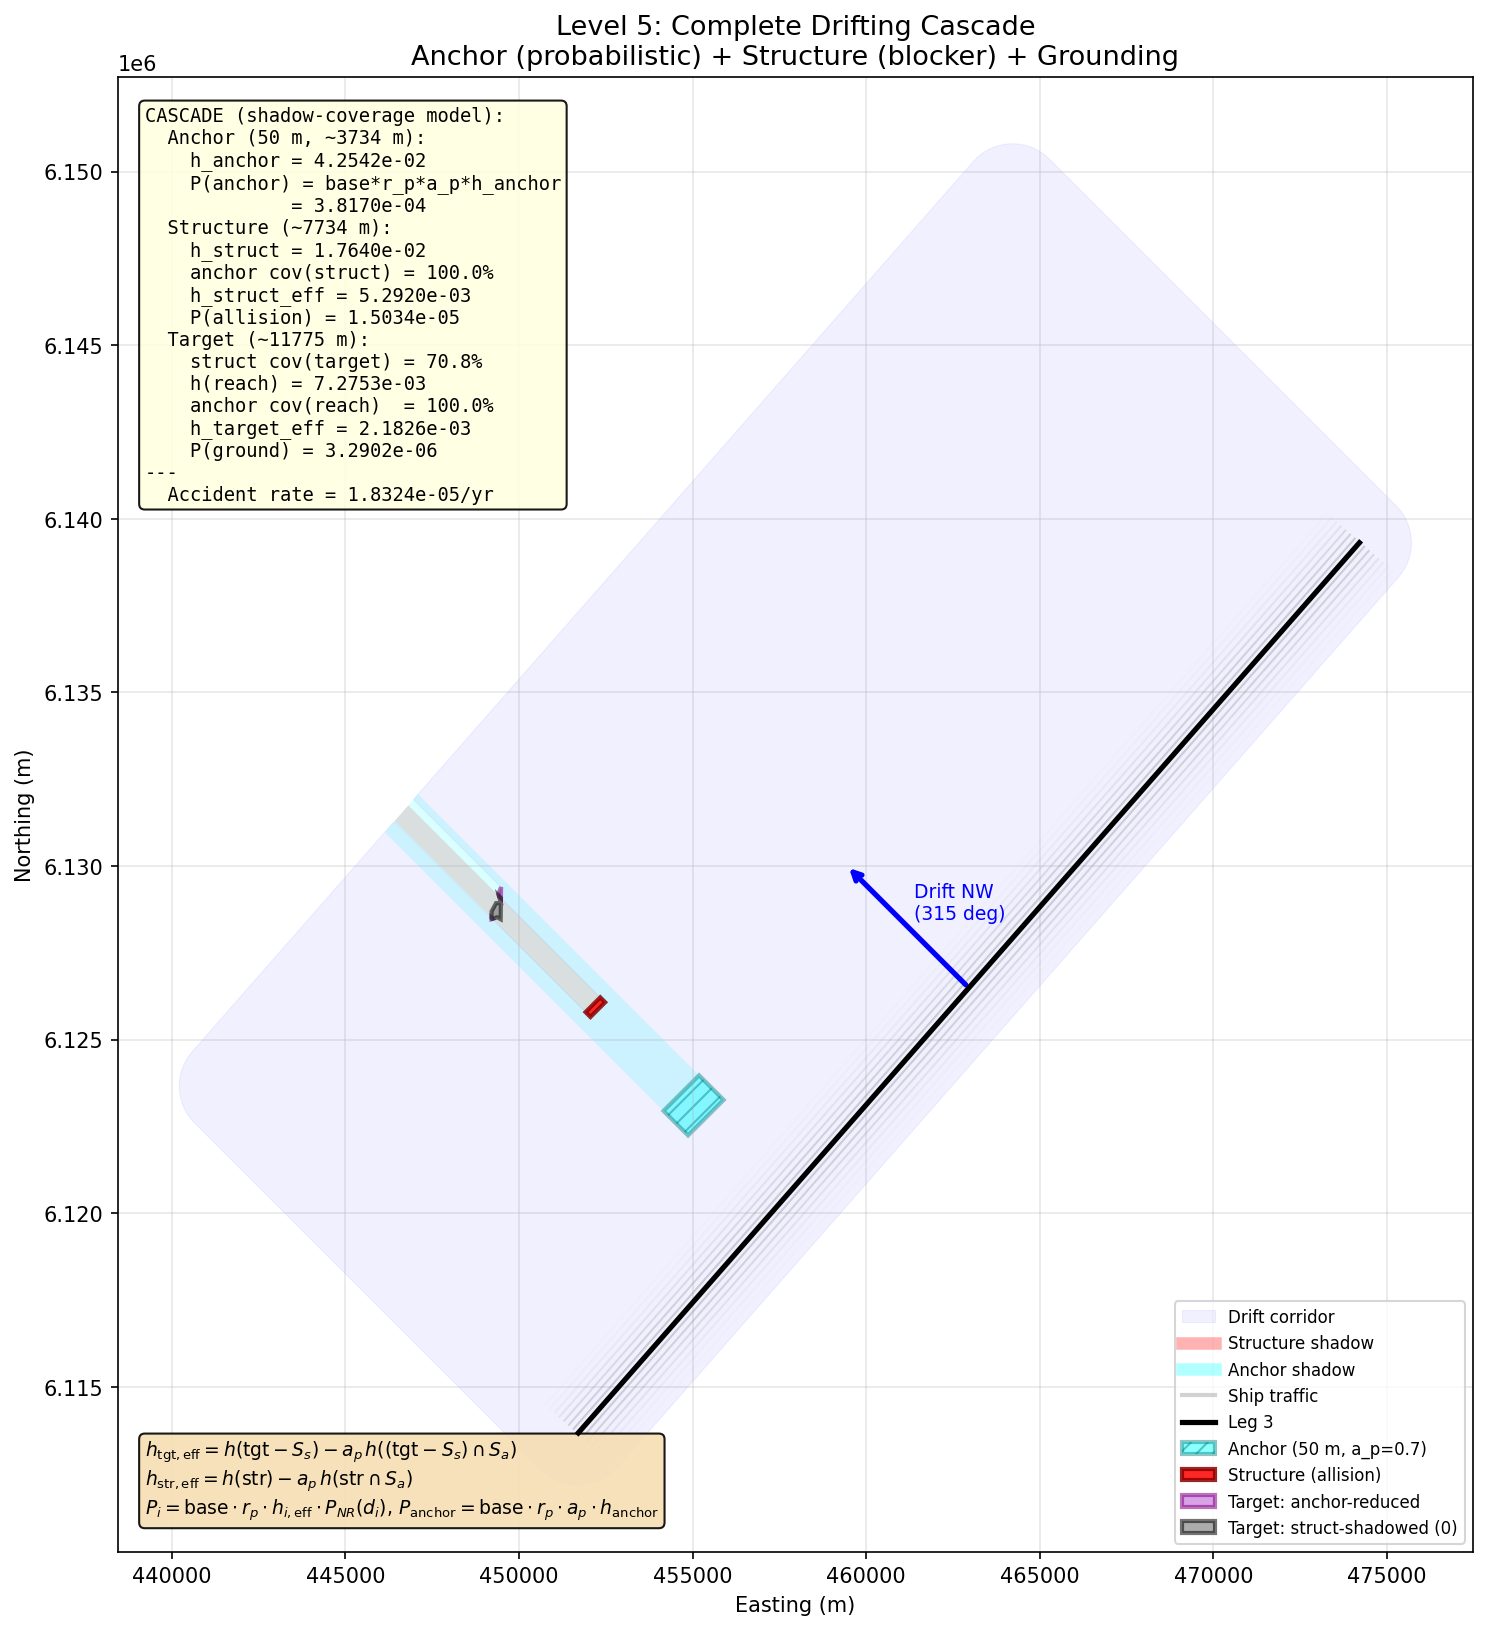

Write the Python code that produced this figure.
"""
Level 5: Complete Drifting Cascade -- Anchoring + Allision + Grounding
======================================================================

The complete OMRAT drifting calculation with three obstacle types in the
drift path:

    - Anchoring polygon (50 m depth)      -- probabilistic, a_p success
    - Allision structure (wind turbine)    -- geometric blocker (terminates)
    - Grounding polygon (12 m depth)       -- terminates on the rays it
                                              intercepts

Each obstacle contributes to the risk total based on the CORRECT combined
shadow-coverage formulation (no multiplicative ``remaining`` cascade).

Mathematical formulation
------------------------
Let

    h(X)      = analytical probability hole of region X
    shadow(P) = quad-sweep shadow polygon of P along the drift direction
    a_p       = anchoring success probability

Define the blocker shadow (from the structure):

    X_target_reachable = target - shadow(structure)

Define the anchor coverage over the reachable target:

    X_target_anchored  = X_target_reachable intersected with shadow(anchor)

Effective holes:

    h_target_eff  = h(X_target_reachable) - a_p * h(X_target_anchored)
    h_struct_eff  = h(struct) - a_p * h(struct intersected with shadow(anchor))
    h_anchor_eff  = h(anchor)          (anchoring is unconditional -- all ships
                                        that drift through the anchor polygon
                                        are counted)

Probability contributions:

    P(anchor)    = base * r_p * a_p * h_anchor_eff
    P(allision)  = base * r_p * h_struct_eff * P_NR(d_struct)
    P(ground)    = base * r_p * h_target_eff * P_NR(d_target)

The total accident rate is P(allision) + P(ground); P(anchor) is shown
separately since those ships are saved.

Setup
-----
    - Leg 3 (same as L1-L4)
    - Target grounding polygon BD5A4C46 (12 m, 8-vertex shape)
    - Anchoring polygon (50 m) placed upstream, wider than target
    - Allision structure (100 m x 100 m) placed between leg and target
      directly in front of the target on the cross-drift axis
    - anchor_p = 0.70, anchor_d = 7.0, draught = 14.27 m
    - Drift NW (315 deg)

The structure directly blocks part of the target; the anchor reduces the
remaining target rays by the a_p * coverage factor.
"""

import sys
import os
sys.path.insert(0, os.path.abspath(os.path.join(os.path.dirname(__file__), '..', '..')))

import numpy as np
import matplotlib.pyplot as plt
from shapely.geometry import LineString, Polygon, Point, box, MultiPolygon
from shapely.affinity import translate as _translate
from shapely.ops import unary_union as _unary_union
from scipy import stats
import pyproj

from drifting.engine import (
    LegState, DriftConfig,
    compass_to_math_deg,
    build_directional_corridor,
    directional_distance_to_point_from_offset_leg,
)
from compute.basic_equations import get_not_repaired
from geometries.analytical_probability import (
    compute_probability_analytical,
    _extract_polygon_rings,
)


# =============================================================================
# 1. GEOMETRY (same leg + target as levels 1-4)
# =============================================================================

proj_wgs84 = pyproj.CRS("EPSG:4326")
proj_utm = pyproj.CRS("EPSG:32633")
transformer = pyproj.Transformer.from_crs(proj_wgs84, proj_utm, always_xy=True)

def to_utm(lon, lat):
    return transformer.transform(lon, lat)

leg3_start = to_utm(14.24187, 55.16728)
leg3_end = to_utm(14.59271, 55.39937)
leg3_line = LineString([leg3_start, leg3_end])

target_vertices_lonlat = [
    (14.20417, 55.30833),
    (14.20300, 55.30650),
    (14.20417, 55.30417),
    (14.20200, 55.30417),
    (14.20000, 55.30200),
    (14.20000, 55.30000),
    (14.20250, 55.30050),
    (14.20417, 55.30000),
    (14.20417, 55.30833),
]
target_utm = [to_utm(lon, lat) for lon, lat in target_vertices_lonlat]
target_polygon = Polygon(target_utm)

# =============================================================================
# 2. PARAMETERS
# =============================================================================

ship_draught = 14.27
ship_speed_kts = 12.5
ship_freq = 610
drift_speed_kts = 1.94
drift_speed_ms = drift_speed_kts * 1852 / 3600
blackout_rate = 1.0
blackout_per_hour = blackout_rate / (365.25 * 24)
rose_prob = 1.0 / 8.0
lateral_sigma = 500.0
reach_distance = 50000.0
drift_direction = 315

anchor_p = 0.70
anchor_d = 7.0
anchor_depth = 50.0
polygon_depth = 12.0
struct_height = 20.0

repair_data = {'use_lognormal': 1, 'std': 1.0, 'loc': 0.0, 'scale': 1.0}

cfg = DriftConfig(reach_distance_m=reach_distance, corridor_sigma_multiplier=3.0)
leg_state = LegState(leg_id="LEG_3", line=leg3_line,
                      mean_offset_m=0.0, lateral_sigma_m=lateral_sigma)

math_deg = compass_to_math_deg(drift_direction)
angle_rad = np.radians(math_deg)
drift_vec_unit = np.array([np.cos(angle_rad), np.sin(angle_rad)])
cross_drift_vec = np.array([-drift_vec_unit[1], drift_vec_unit[0]])
drift_ux, drift_uy = drift_vec_unit[0], drift_vec_unit[1]

print("=" * 80)
print("LEVEL 5: Complete Cascade -- Anchoring + Allision + Grounding")
print("=" * 80)
print()
print("PARAMETERS:")
print(f"  Leg length L            = {leg3_line.length:.1f} m")
print(f"  Ship speed V            = {ship_speed_kts} kts")
print(f"  Frequency f             = {ship_freq} ships/year")
print(f"  Drift speed V_drift     = {drift_speed_kts} kts ({drift_speed_ms:.3f} m/s)")
print(f"  Blackout rate lambda_bo = {blackout_rate}/year ({blackout_per_hour:.4e}/hour)")
print(f"  Rose probability r_p    = {rose_prob:.4f}")
print(f"  Lateral sigma           = {lateral_sigma} m")
print(f"  Ship draught            = {ship_draught} m")
print(f"  anchor_p, anchor_d      = {anchor_p}, {anchor_d}")
print(f"  Drift direction         = {drift_direction} deg compass ({math_deg:.0f} deg math)")
print()

# =============================================================================
# 3. HOLE AND SHADOW HELPERS
# =============================================================================

leg_coords = np.array(leg3_line.coords)
leg_start_np = leg_coords[0]
leg_vec = leg_coords[-1] - leg_coords[0]
leg_len = leg3_line.length
leg_dir = leg_vec / leg_len
perp_dir = np.array([-leg_dir[1], leg_dir[0]])
lateral_dist = stats.norm(0, lateral_sigma)
lateral_range = 5.0 * lateral_sigma

def compute_hole(geom):
    if geom is None or geom.is_empty:
        return 0.0
    rings = _extract_polygon_rings(geom)
    if not rings:
        return 0.0
    return compute_probability_analytical(
        leg_start=leg_start_np, leg_vec=leg_vec, perp_dir=perp_dir,
        drift_vec=drift_vec_unit, distance=reach_distance,
        lateral_range=lateral_range, polygon_rings=rings,
        dists=[lateral_dist], weights=np.array([1.0]), n_slices=400,
    )

def build_quad_shadow(poly, extrude_length):
    far = _translate(poly, xoff=drift_ux * extrude_length,
                     yoff=drift_uy * extrude_length)
    orig = list(poly.exterior.coords)[:-1]
    far_c = list(far.exterior.coords)[:-1]
    quads = []
    for qi in range(len(orig)):
        qj = (qi + 1) % len(orig)
        q = Polygon([orig[qi], orig[qj], far_c[qj], far_c[qi]])
        if q.is_valid and q.area > 0:
            quads.append(q)
    return _unary_union([poly, far] + quads)

def directional_distance_mean(poly):
    verts = list(poly.exterior.coords)[:-1]
    ds = [directional_distance_to_point_from_offset_leg(
              leg_state, drift_direction, Point(v))
          for v in verts]
    ds = [d for d in ds if d is not None]
    return float(np.mean(ds)) if ds else 0.0

# =============================================================================
# 4. TARGET STATS
# =============================================================================

target_hole = compute_hole(target_polygon)
d_target = directional_distance_mean(target_polygon)
p_nr_target = get_not_repaired(repair_data, drift_speed_ms, d_target)

hours_present = (leg_len / (ship_speed_kts * 1852)) * ship_freq
base = hours_present * blackout_per_hour
extrude_len = d_target + 5000.0

P_target_baseline = base * rose_prob * target_hole * p_nr_target

print("TARGET POLYGON (no other obstacles):")
print(f"  h_target       = {target_hole:.6e}")
print(f"  d_target       = {d_target:.1f} m")
print(f"  P_NR(d_target) = {p_nr_target:.6e}")
print(f"  base           = L/(V*1852) * f * blackout_per_hour = {base:.6e}")
print(f"  Baseline P(target) = {P_target_baseline:.6e}")
print()

# =============================================================================
# 5. PLACE ANCHOR AND STRUCTURE ON THE DRIFT AXIS
# =============================================================================

target_centroid = np.array([target_polygon.centroid.x, target_polygon.centroid.y])

# Target cross-drift bounds (for sizing anchor to fully cover target)
target_verts = list(target_polygon.exterior.coords)[:-1]
target_cd = [np.dot(np.array(p), cross_drift_vec) for p in target_verts]
target_cd_lo, target_cd_hi = min(target_cd), max(target_cd)
target_cd_width = target_cd_hi - target_cd_lo

# Anchor (50 m depth): 8 km upstream, wider than target to give 100% coverage
anchor_center = target_centroid - 8000.0 * drift_vec_unit
anchor_half_cross = 0.5 * target_cd_width + 300.0
anchor_half_along = 500.0
def _rect(center, half_cross, half_along):
    cx = half_cross * cross_drift_vec
    ay = half_along * drift_vec_unit
    return Polygon([tuple(center - cx - ay),
                    tuple(center + cx - ay),
                    tuple(center + cx + ay),
                    tuple(center - cx + ay),
                    tuple(center - cx - ay)])
anchor_polygon = _rect(anchor_center, anchor_half_cross, anchor_half_along)

# Structure (allision hazard): 4 km upstream of target, placed directly in
# front of the target on the cross-drift axis.  We size it so the shadow
# visibly intercepts a meaningful fraction of the target -- 300 m half-width
# cross-drift x 100 m half-length along-drift (e.g. a large platform or a
# short cluster of turbine foundations).
struct_center = target_centroid - 4000.0 * drift_vec_unit
struct_half_cross = 300.0
struct_half_along = 100.0
struct_polygon = _rect(struct_center, struct_half_cross, struct_half_along)

# =============================================================================
# 6. HOLES AND DISTANCES FOR EACH OBSTACLE
# =============================================================================

h_anchor = compute_hole(anchor_polygon)
h_struct = compute_hole(struct_polygon)
d_anchor = directional_distance_mean(anchor_polygon)
d_struct = directional_distance_mean(struct_polygon)
p_nr_struct = get_not_repaired(repair_data, drift_speed_ms, d_struct)

print("OBSTACLES:")
print("-" * 80)
print(f"  Anchor   (50 m, anchoring) : h = {h_anchor:.6e}, d = {d_anchor:.1f} m")
print(f"  Struct   (allision)         : h = {h_struct:.6e}, d = {d_struct:.1f} m")
print(f"  Target   (12 m, grounding)  : h = {target_hole:.6e}, d = {d_target:.1f} m")
print()

# =============================================================================
# 7. SHADOW POLYGONS AND COMBINED COVERAGE
# =============================================================================

shadow_struct = build_quad_shadow(struct_polygon, extrude_len)
shadow_anchor = build_quad_shadow(anchor_polygon, extrude_len)

# Target reachable after structure (drop structure-shadowed part entirely)
target_reachable = target_polygon.difference(shadow_struct)
h_target_reach = compute_hole(target_reachable)

# Of the reachable target, how much falls inside the anchor shadow?
target_reach_in_anchor = target_reachable.intersection(shadow_anchor)
h_target_reach_in_anchor = compute_hole(target_reach_in_anchor)

# Effective holes
h_target_eff = h_target_reach - anchor_p * h_target_reach_in_anchor

# Struct effective hole: reduce by a_p * fraction of struct rays passing
# through the anchor shadow
struct_in_anchor = struct_polygon.intersection(shadow_anchor)
h_struct_in_anchor = compute_hole(struct_in_anchor)
h_struct_eff = h_struct - anchor_p * h_struct_in_anchor

print("SHADOW COVERAGES:")
print("-" * 80)
cov_struct_on_target = (target_hole - h_target_reach) / target_hole if target_hole > 0 else 0.0
cov_anchor_on_reach = (h_target_reach_in_anchor / h_target_reach) if h_target_reach > 0 else 0.0
cov_anchor_on_struct = (h_struct_in_anchor / h_struct) if h_struct > 0 else 0.0
print(f"  Structure shadow covers {cov_struct_on_target*100:.1f}% of target hole (removed entirely)")
print(f"  Anchor shadow covers {cov_anchor_on_reach*100:.1f}% of REACHABLE target hole "
      f"(reduced by factor a_p = {anchor_p})")
print(f"  Anchor shadow covers {cov_anchor_on_struct*100:.1f}% of structure hole "
      f"(reduced by factor a_p)")
print()

# =============================================================================
# 8. PROBABILITIES
# =============================================================================

P_anchor = base * rose_prob * anchor_p * h_anchor
P_struct = base * rose_prob * h_struct_eff * p_nr_struct
P_ground = base * rose_prob * h_target_eff * p_nr_target

print("PROBABILITY CALCULATIONS:")
print("-" * 80)
print(f"  P(anchor)  = base * r_p * a_p * h_anchor")
print(f"             = {base:.4e} * {rose_prob} * {anchor_p} * {h_anchor:.4e}")
print(f"             = {P_anchor:.6e}")
print()
print(f"  h_struct_eff = h_struct - a_p * h(struct ^ shadow_anchor)")
print(f"              = {h_struct:.4e} - {anchor_p} * {h_struct_in_anchor:.4e}")
print(f"              = {h_struct_eff:.6e}")
print(f"  P(allision) = base * r_p * h_struct_eff * P_NR(d_struct)")
print(f"              = {base:.4e} * {rose_prob} * {h_struct_eff:.4e} * {p_nr_struct:.4e}")
print(f"              = {P_struct:.6e}")
print()
print(f"  h_target_eff = h(target - shadow_struct) - a_p * h((target - shadow_struct) ^ shadow_anchor)")
print(f"               = {h_target_reach:.4e} - {anchor_p} * {h_target_reach_in_anchor:.4e}")
print(f"               = {h_target_eff:.6e}")
print(f"  P(ground)   = base * r_p * h_target_eff * P_NR(d_target)")
print(f"              = {base:.4e} * {rose_prob} * {h_target_eff:.4e} * {p_nr_target:.4e}")
print(f"              = {P_ground:.6e}")
print()

total_accident = P_struct + P_ground
print(f"  Accident rate = P(allision) + P(ground) = {total_accident:.6e}/year")
print(f"  P(anchor)                               = {P_anchor:.6e}/year")
print()

# =============================================================================
# 9. COMPARISON SCENARIOS
# =============================================================================

def run(include_anchor, include_struct):
    """Compute P(anchor), P(allision), P(ground) for a given set of obstacles."""
    sh_s = shadow_struct if include_struct else Polygon()
    sh_a = shadow_anchor if include_anchor else Polygon()
    a_eff = anchor_p if include_anchor else 0.0

    tr = target_polygon.difference(sh_s)
    h_tr = compute_hole(tr)
    h_tr_anch = compute_hole(tr.intersection(sh_a))
    h_tgt_eff = h_tr - a_eff * h_tr_anch
    P_tgt = base * rose_prob * h_tgt_eff * p_nr_target

    if include_struct:
        h_struct_in_a = compute_hole(struct_polygon.intersection(sh_a))
        h_str_eff = h_struct - a_eff * h_struct_in_a
        P_str = base * rose_prob * h_str_eff * p_nr_struct
    else:
        P_str = 0.0

    P_anc = base * rose_prob * a_eff * h_anchor if include_anchor else 0.0
    return P_anc, P_str, P_tgt

print("COMPARISON SCENARIOS:")
print("-" * 80)
print(f"  {'scenario':<32} {'P(anchor)':>12} {'P(allision)':>12} {'P(ground)':>12} {'Accident':>12}")
for name, a, s in [
    ("target only",              False, False),
    ("target + anchor",          True,  False),
    ("target + structure",       False, True),
    ("target + anchor + struct", True,  True),
]:
    pa, ps, pg = run(a, s)
    print(f"  {name:<32} {pa:>12.4e} {ps:>12.4e} {pg:>12.4e} {ps+pg:>12.4e}")
print()

# =============================================================================
# 10. FIGURE
# =============================================================================

fig, ax = plt.subplots(1, 1, figsize=(14, 11))

def draw_geom(ax_obj, geom, alpha, fc, ec, lw, label=None):
    if geom is None or geom.is_empty:
        return
    if geom.geom_type == 'Polygon':
        ax_obj.fill(*geom.exterior.xy, alpha=alpha, fc=fc, ec=ec, lw=lw, label=label)
        for interior in geom.interiors:
            ax_obj.fill(*interior.xy, fc='white', ec='darkred', lw=1)
    elif geom.geom_type == 'MultiPolygon':
        first = True
        for g in geom.geoms:
            ax_obj.fill(*g.exterior.xy, alpha=alpha, fc=fc, ec=ec, lw=lw,
                        label=label if first else None)
            for interior in g.interiors:
                ax_obj.fill(*interior.xy, fc='white', ec='darkred', lw=1)
            first = False

cfg_disp = DriftConfig(reach_distance_m=1.2 * d_target, corridor_sigma_multiplier=3.0)
corridor_display = build_directional_corridor(leg_state, drift_direction, cfg_disp)

# Corridor minus target (show target polygon as a hole) and minus struct
corridor_with_holes = corridor_display.difference(
    _unary_union([build_quad_shadow(target_polygon, extrude_len), shadow_struct]))
draw_geom(ax, corridor_with_holes, 0.06, 'blue', 'blue', 0.5, 'Drift corridor')

# Structure shadow (visible band)
struct_shadow_visible = corridor_display.intersection(shadow_struct).difference(struct_polygon)
draw_geom(ax, struct_shadow_visible, 0.15, 'red', 'none', 0)
if not struct_shadow_visible.is_empty:
    ax.plot([], [], color='red', lw=6, alpha=0.3, label='Structure shadow')

# Anchor shadow (visible band)
anchor_shadow_visible = corridor_display.intersection(shadow_anchor).difference(anchor_polygon)
draw_geom(ax, anchor_shadow_visible, 0.15, 'cyan', 'none', 0)
if not anchor_shadow_visible.is_empty:
    ax.plot([], [], color='cyan', lw=6, alpha=0.3, label='Anchor shadow')

# Traffic
n_lines = 15
max_offset = 2.5 * lateral_sigma
offsets = np.linspace(-max_offset, max_offset, n_lines)
weights = stats.norm(0, lateral_sigma).pdf(offsets)
weights = weights / weights.max()
for off, w in zip(offsets, weights):
    shifted = leg3_line.parallel_offset(off, 'left')
    if shifted.geom_type == 'LineString' and not shifted.is_empty:
        ax.plot(*shifted.xy, color='gray', lw=1, alpha=float(w) * 0.35, zorder=3)
ax.plot([], [], color='gray', lw=2, alpha=0.35, label='Ship traffic')

# Leg
ax.plot(*leg3_line.xy, 'k-', linewidth=2.5, label='Leg 3', zorder=5)

# Anchor polygon
anchor_in_corr = corridor_display.intersection(anchor_polygon)
if not anchor_in_corr.is_empty:
    if anchor_in_corr.geom_type == 'Polygon':
        ax.fill(*anchor_in_corr.exterior.xy, alpha=0.45, fc='cyan', ec='teal',
                lw=2, hatch='///', label=f'Anchor (50 m, a_p={anchor_p})')
    else:
        first = True
        for g in anchor_in_corr.geoms:
            ax.fill(*g.exterior.xy, alpha=0.45, fc='cyan', ec='teal', lw=2, hatch='///',
                    label=(f'Anchor (50 m, a_p={anchor_p})' if first else None))
            first = False

# Structure
sx = [c[0] for c in struct_polygon.exterior.coords]
sy = [c[1] for c in struct_polygon.exterior.coords]
ax.fill(sx, sy, alpha=0.85, fc='red', ec='darkred', lw=2, label='Structure (allision)', zorder=7)

# Target: split unshadowed / struct-shadowed / anchor-shadowed-but-reachable
target_reach_not_anchor = target_reachable.difference(shadow_anchor)
target_reach_in_anchor_geom = target_reachable.intersection(shadow_anchor)
target_struct_shadowed = target_polygon.intersection(shadow_struct)
draw_geom(ax, target_reach_not_anchor, 0.55, 'brown', 'darkred', 2,
          'Target: fully reachable')
draw_geom(ax, target_reach_in_anchor_geom, 0.55, 'mediumorchid', 'purple', 2,
          'Target: anchor-reduced')
draw_geom(ax, target_struct_shadowed, 0.55, 'dimgray', 'black', 2,
          'Target: struct-shadowed (0)')

# Drift arrow
center = leg3_line.centroid
dx = 5000 * drift_ux
dy = 5000 * drift_uy
ax.annotate('', xy=(center.x + dx, center.y + dy),
            xytext=(center.x, center.y),
            arrowprops=dict(arrowstyle='->', color='blue', lw=2.5))
ax.text(center.x + dx * 0.5 + 200, center.y + dy * 0.5 + 200,
        f'Drift NW\n(315 deg)', color='blue', fontsize=9)

# Text box with the full breakdown
cascade_text = (
    "CASCADE (shadow-coverage model):\n"
    f"  Anchor (50 m, ~{d_anchor:.0f} m):\n"
    f"    h_anchor = {h_anchor:.4e}\n"
    f"    P(anchor) = base*r_p*a_p*h_anchor\n"
    f"             = {P_anchor:.4e}\n"
    f"  Structure (~{d_struct:.0f} m):\n"
    f"    h_struct = {h_struct:.4e}\n"
    f"    anchor cov(struct) = {cov_anchor_on_struct*100:.1f}%\n"
    f"    h_struct_eff = {h_struct_eff:.4e}\n"
    f"    P(allision) = {P_struct:.4e}\n"
    f"  Target (~{d_target:.0f} m):\n"
    f"    struct cov(target) = {cov_struct_on_target*100:.1f}%\n"
    f"    h(reach) = {h_target_reach:.4e}\n"
    f"    anchor cov(reach)  = {cov_anchor_on_reach*100:.1f}%\n"
    f"    h_target_eff = {h_target_eff:.4e}\n"
    f"    P(ground) = {P_ground:.4e}\n"
    f"---\n"
    f"  Accident rate = {total_accident:.4e}/yr"
)
ax.text(0.02, 0.98, cascade_text, transform=ax.transAxes, fontsize=9,
        verticalalignment='top', family='monospace',
        bbox=dict(boxstyle='round', fc='lightyellow', alpha=0.9))

formula = (
    r"$h_{\mathrm{tgt,eff}} = h(\mathrm{tgt} - S_s) - a_p\, h((\mathrm{tgt} - S_s)\cap S_a)$"
    "\n"
    r"$h_{\mathrm{str,eff}} = h(\mathrm{str}) - a_p\, h(\mathrm{str}\cap S_a)$"
    "\n"
    r"$P_i = \mathrm{base}\cdot r_p\cdot h_{i,\mathrm{eff}}\cdot P_{NR}(d_i)$, "
    r"$P_{\mathrm{anchor}} = \mathrm{base}\cdot r_p\cdot a_p\cdot h_{\mathrm{anchor}}$"
)
ax.text(0.02, 0.02, formula, transform=ax.transAxes, fontsize=9,
        verticalalignment='bottom',
        bbox=dict(boxstyle='round', fc='wheat', alpha=0.9))

ax.set_title('Level 5: Complete Drifting Cascade\n'
             'Anchor (probabilistic) + Structure (blocker) + Grounding',
             fontsize=13)
ax.legend(loc='lower right', fontsize=8)
ax.set_aspect('equal')
ax.grid(True, alpha=0.3)
ax.set_xlabel('Easting (m)')
ax.set_ylabel('Northing (m)')

plt.tight_layout()
fig_path = os.path.join(os.path.dirname(__file__), 'level_5_complete_cascade.png')
plt.savefig(fig_path, dpi=150, bbox_inches='tight')
print(f"Figure saved: {fig_path}")
plt.close()

# =============================================================================
# 11. SUMMARY
# =============================================================================

print("SUMMARY")
print("=" * 80)
print(f"  Baseline P(target) (target only)         = {P_target_baseline:.6e}")
print(f"  P(anchor)                                = {P_anchor:.6e}")
print(f"  P(allision) (struct, a_p-reduced)        = {P_struct:.6e}")
print(f"  P(grounding) (shadow-and-anchor-reduced) = {P_ground:.6e}")
print(f"  Accident rate (allision + grounding)     = {total_accident:.6e}/year")
print()
print("  The structure's shadow REMOVES target rays it physically intercepts.")
print("  The anchor's shadow REDUCES (by factor a_p) the target rays that also")
print("  pass through the anchor zone.  The structure itself is reduced by the")
print("  anchor for struct-rays that pass through the anchor zone first.")
